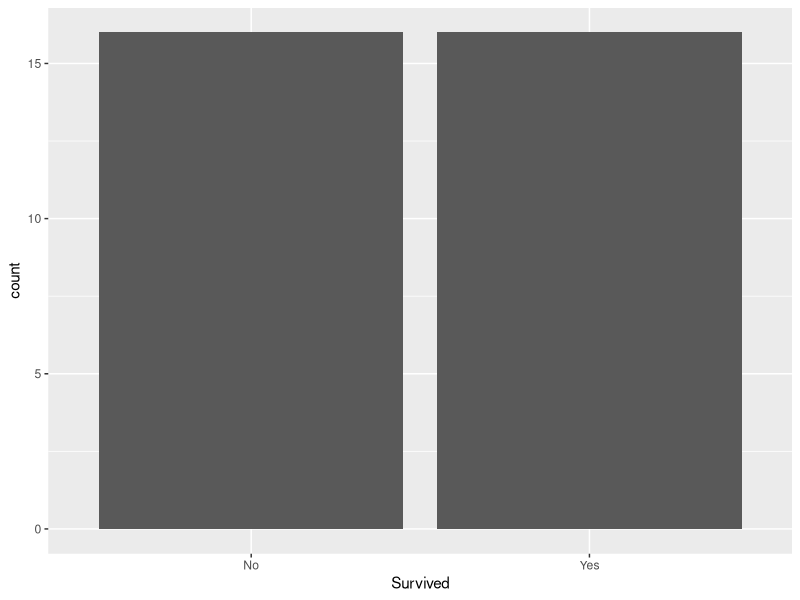

Generate this figure with R:
#This code chunk identifies my working directory 
#and sets it to where I want to save and fetch files
#TASK: fill in between the parentheses if needed. 
#If not needed, make the two lines a comment
getwd()
setwd()

#This brings the 'Titanic' data into my environment from Base R (Run this)
#Titanic
data(Titanic)

#This code saves the Titanic data as a dataframe with a new name
#TASK: Save the Titanic data as a dataframe with a new name that includes your first name
#for example I would name my data AnnaTitanic

#KapambweTitanic <- Titanic

KapambweTitanic <- as.data.frame(Titanic) 

#This code chunk allows me to see the top 2 rows of my data
#TASK: Write the code that returns the top rows

head(KapambweTitanic, 2)

#This code chunk shows me the internal structure 
#Task: Write the code that shows the number of rows, columns, column names, class of columns   

numrows <- nrow(KapambweTitanic)

numcols <- ncol(KapambweTitanic)

columnnames <- colnames(KapambweTitanic)

columnclasses <- sapply(KapambweTitanic, class)

#This code chunk shows me some basic summary stats
#Such as Min, Max, Mean. Quartiles...
#Task: Write the code that gives summary stats

summarystats <- summary(KapambweTitanic)

#This allows me to save one column as its own object ('values' in the Environment)
#Task: Write the code to create an object for just the Sex column 
#and write the code to create an object for just the Age column 
#(these should show as values in the environment window, not as 'datasets'Data')

Sexcolumn <- KapambweTitanic$Sex 
Agecolumn <- KapambweTitanic$Age

#This takes the individual objects ('values' in the Environment) and creates a dataframe
#Once I do this, I can see the Data in the Environment 
#Task: Write the code to create one new data.frame from the Sex and Age values you just created

newdataframe <- data.frame(Sex = Sexcolumn, Age = Agecolumn)


#This code chunk creates a subset from my dataset
#Note that the subset only appears in the Console (not the Environment)
#Task: Write the code to create a subset of the data where the Freq is > 25
#If I wanted to save the subset, I would need to name it as done in the code above

subsetdata <- KapambweTitanic[KapambweTitanic$Freq > 25, ]


#This shows me how many rows are in my dataset and
#TASK: Write the code that returns the number of rows

numrows <- nrow(KapambweTitanic)

#This shows me how many columns are in my dataset
#TASK: Write the code that returns the number of columns

numcols <- ncol(KapambweTitanic)

#This also shows me how many rows and columns with just one command
#TASK: Write the code that returns the number of rows and columns with just one command
dim(KapambweTitanic)

#This code will install the ggplot2 package
#TASK: Write the code that installs the ggplot2 package

install.packages("ggplot2")
  
#This code calls the ggplot2 package so I can use its functions
#Task: Write the code that 'calls' the ggplot2 package

library(ggplot2)

#This code creates a bar chart of the number of passengers that survived 
#and did not survive (2 bars)
#Task: replace the dataframe name and column names to create the chart
#(you should see the chart in the Plots window)
#ggplot(Yourdataframename, aes(columnname, columnname)) +
 # geom_col()
ggplot(KapambweTitanic, aes(x = Survived)) +
  geom_bar()
